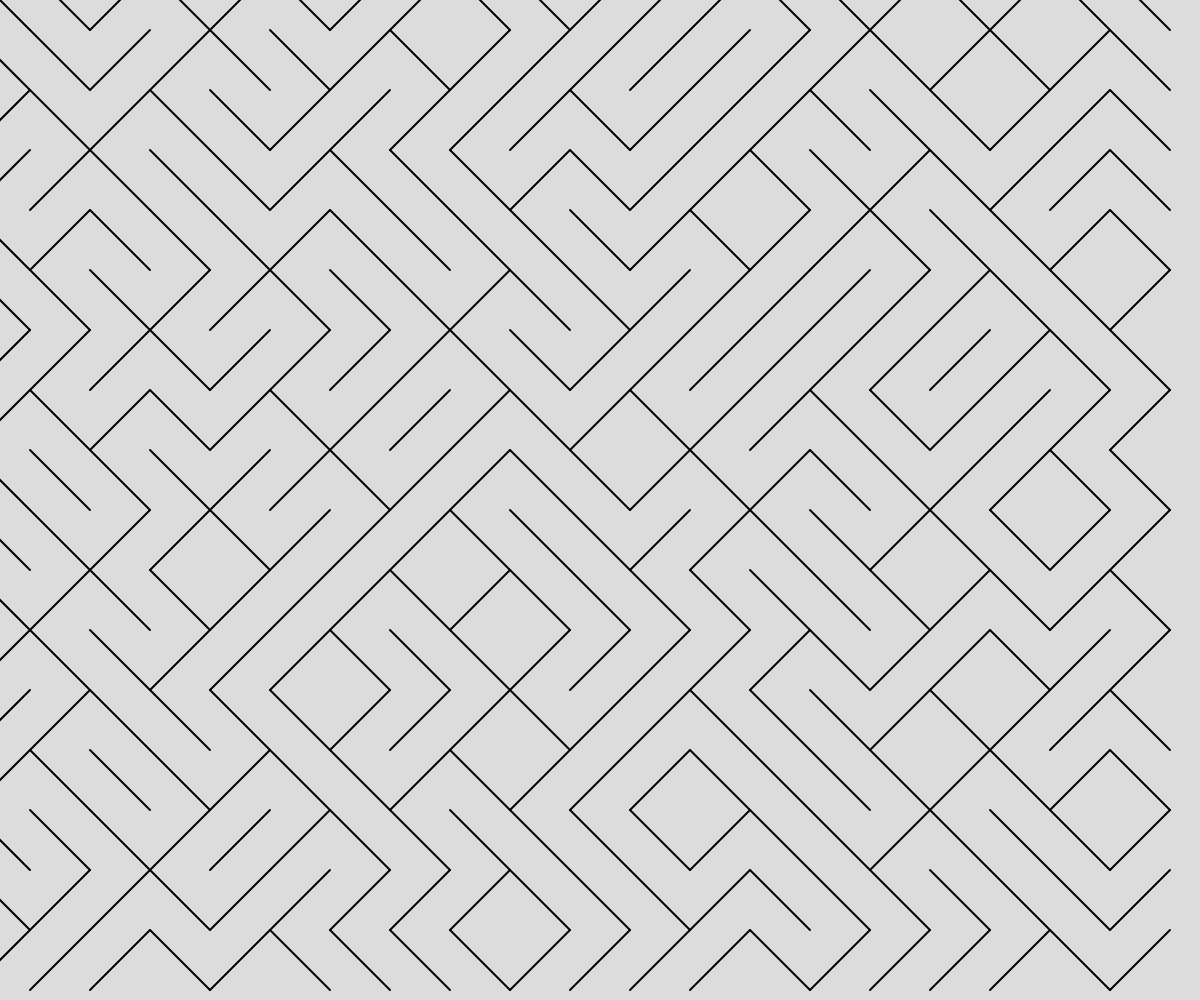
Frame 1 (no input)
Frame 60 (no input): identical to frame 1, image omitted
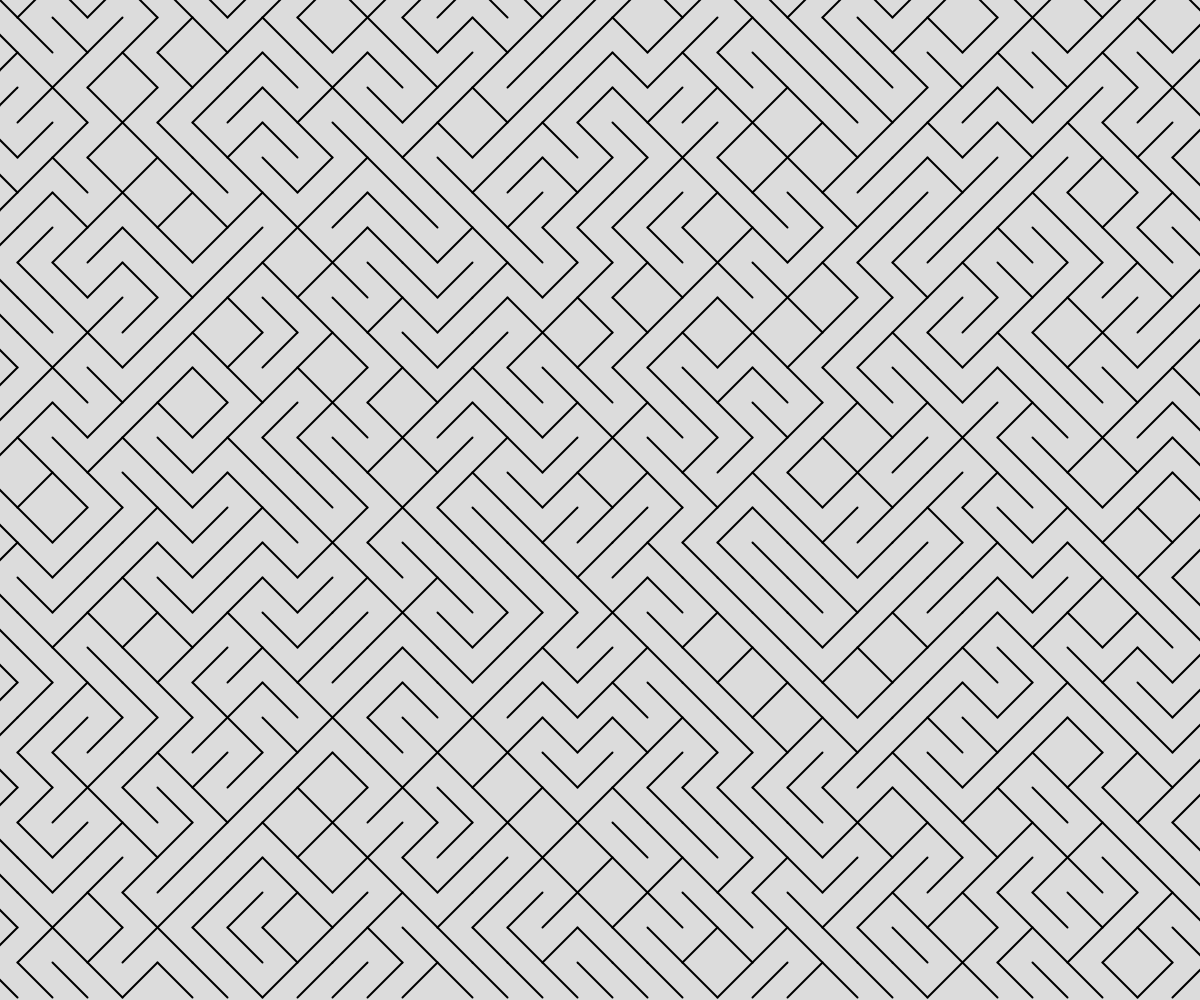
Frame 120 (the mouse pressed at the canvas centre since frame 60)

The p5.js sketch that drew these frames (run headless with seeded random() and noise() and a simulated clock; from frame 60 on, the mouse is pressed at the canvas centre):

// p5.js sketch
// ── sketch.js
// Generative Art 1: Diagonal Lines

let gridSpacing = 40;

function setup() {
  createCanvas(windowWidth, windowHeight);
  background(220);
  strokeWeight(2);
  drawLines();
}

function draw() {
  randomSeed(1000000000000);
  gridSpacing = map(mouseX, 0, width, 60, 10);
  background(220);
  strokeWeight(2);
  drawLines();
}

function diagonalAsc(x, y, s){
  //draw ascending diagonal line at (x,y)
  //with a grid spacing of s
  line(x - s/2, y + s/2, x + s/2, y - s/2);
}

function diagonalDesc(x,y,s){
  line(x + s/2, y + s/2, x - s/2, y - s/2);
}


function drawLines(){
  //create diagonal lines on a grid
  for(let x=0; x<width; x+=gridSpacing){
    for(let y=0; y<height; y+=gridSpacing){
      let choice = int(random(2)); //0 or 1
      if(choice===0){
        diagonalDesc(x,y,gridSpacing);
      }
      else{
        diagonalAsc(x,y,gridSpacing);
      }
    }
  }

}
